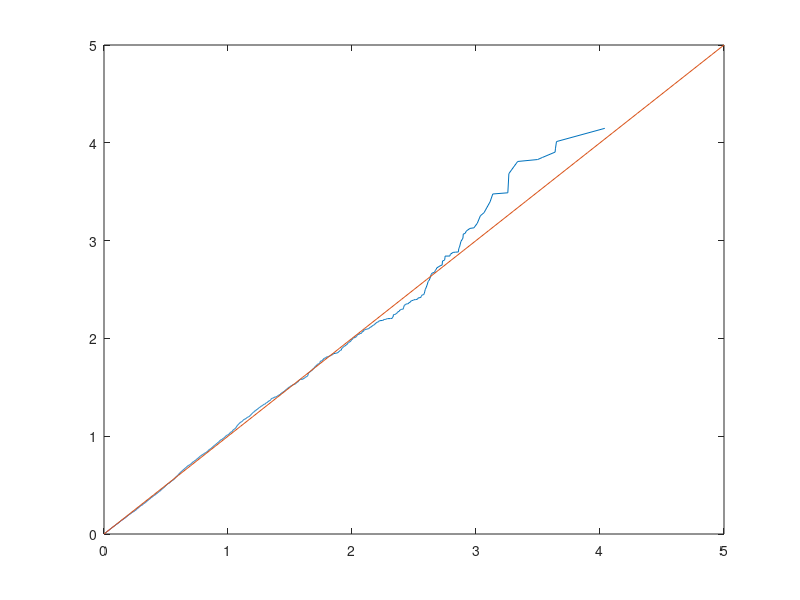
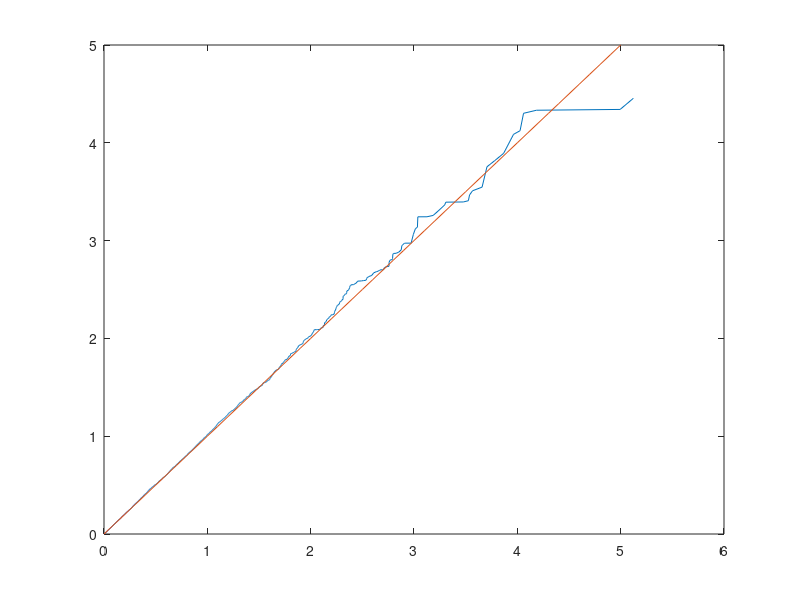

Write the MATLAB code that produced these figures, in order.
clc; clear;

n_sample = 10000;


M = rand(1,n_sample);
result = -log(M)/2;
M_exp = exprnd(1/2,1,n_sample);

figure
axis square
plot(sort(result),sort(M_exp))
hold on
plot([0:0.1:5],[0:0.1:5])


M = rand(1,n_sample);
result = -log(M)/2;
M_exp = exprnd(1/2,1,n_sample);

figure
axis square
plot(sort(result),sort(M_exp))
hold on
plot([0:0.1:5],[0:0.1:5])


